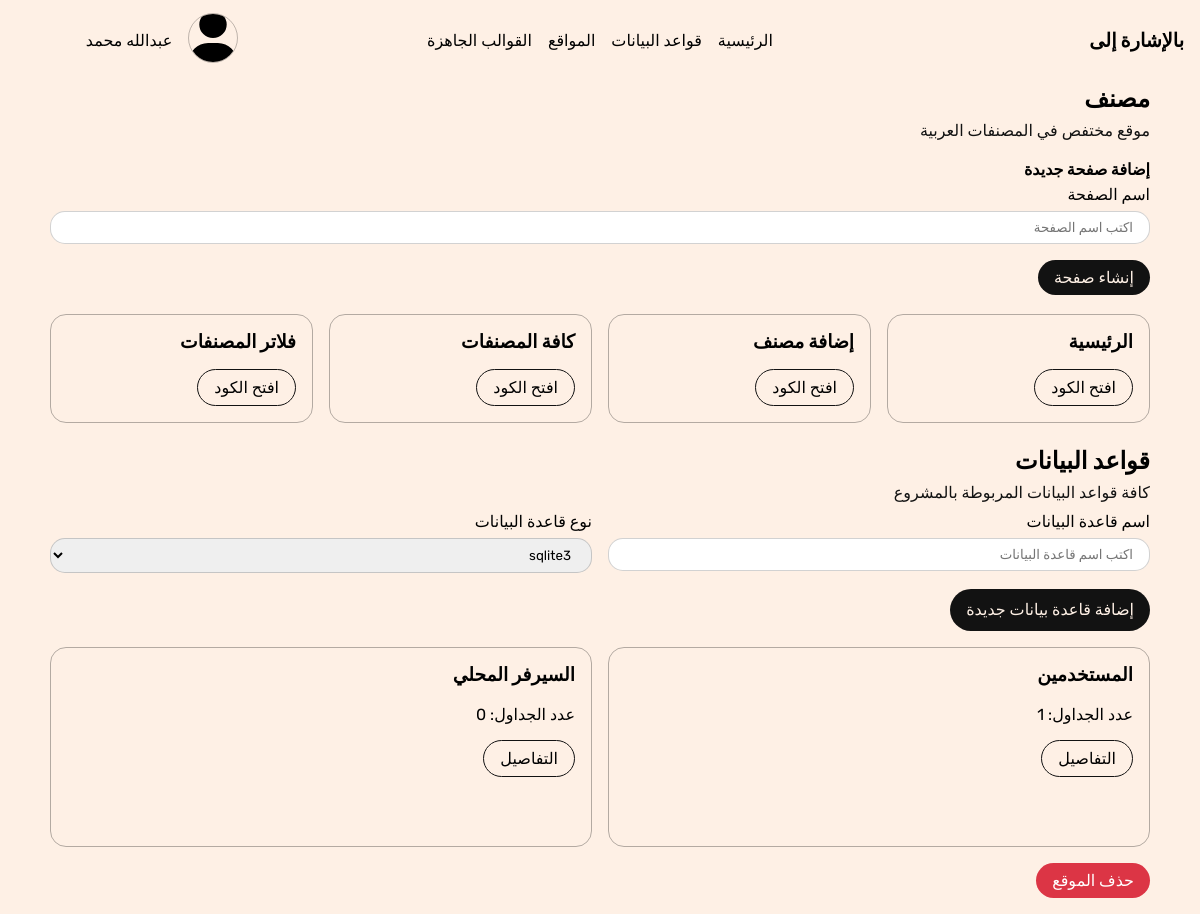
/websites/1/, run on the app's committed database.
### website/models.py (models this page shows, shortened)
class Website(models.Model):
    name = models.CharField(max_length=255, verbose_name="اسم الموقع")
    description = models.TextField(verbose_name="الوصف", blank=True, null=True)
    tool = models.ForeignKey(Tool, on_delete=models.SET_NULL, blank=True, null=True, verbose_name="اللغة / إطار العمل")
    date_created = models.DateTimeField(null=True, blank=True, verbose_name="تاريخ الإنشاء", auto_now_add=True)
    class Meta:
        verbose_name = 'موقع'
        verbose_name_plural = "المواقع"

class WebsitePage(models.Model):
    website = models.ForeignKey(Website, on_delete=models.CASCADE, verbose_name="الموقع", related_name='pages')
    name = models.CharField(max_length=250, verbose_name="اسم الصفحة")
    html = models.TextField(verbose_name="html", null=True, blank=True)
    css = models.TextField(verbose_name="css", null=True, blank=True)
    js = models.TextField(verbose_name="js", null=True, blank=True)
    class Meta:
        verbose_name =  "صفحة موقع"
        verbose_name_plural =  "صفحات المواقع"

class Database(models.Model):
    website = models.ForeignKey(Website, related_name='databases', on_delete=models.CASCADE)
    name = models.CharField(max_length=200, verbose_name="اسم قاعدة البيانات")
    db_type = models.ForeignKey(DBType, on_delete=models.CASCADE)
    class Meta:
        verbose_name = 'قاعدة بيانات'
        verbose_name_plural = 'قواعد البيانات'

### website/views.py (the view)
# urls.py: path('<int:id>/', website_details, name='website-details'),
def website_details(request, id):
    website = Website.objects.get(id=id)
    db_types = DBType.objects.filter(tool=website.tool)
    context = {
        'website': website,
        'db_types': db_types,
    }
    return render(request, 'website-details.html', context)

### templates/website-details.html (shortened to what this page needs)
{% extends 'base.html' %}
{% load static %}
{% block stylesheets %}
    <link rel="stylesheet" href="{% static 'css/website-details.css' %}">
{% endblock stylesheets %}
{% block content %}
    <section class="website-pages">
        <div class="container">
            <div class="section__heading">
                <h1 class="section__heading__title">
                    {{website.name}}
                </h1>
                <p class="section__heading__text">
                    {{website.description}}
                </p>
            </div>
            <div class="section__content">
                <h4>إضافة صفحة جديدة</h4>
                <form class="add-page-form">
                    <div class="field">
                        <p>اسم الصفحة</p>
                        <input type="text" name="page-name-input" placeholder="اكتب اسم الصفحة" class="input text-input">
                    </div>
                    <a  class="btn btn-solid-dark btn-add-page">إنشاء صفحة</a>
                </form>
            </div>
            <br>
            <div class="section__content all-pages-grid">
                <div class="grid website-pages-grid">
                    {% if website.pages.all %}
                        {% for page in website.pages.all %}
                        <div class="col page">
                            <h3>{{page.name}}</h3>
                            <a href="#" class="btn btn-outline btn-open-code">افتح الكود</a>
                        </div>
                        {% endfor %}
                    {% else %}
                        <center>
                            <h3>لا يوجد صفحات لعرضها</h3>
                        </center>
                    {% endif %}
                </div>
            </div>
        </div>
    </section>
    <br>
    <section>
        <div class="container">
            <div class="section__heading">
                <h1 class="section__heading__title">قواعد البيانات</h1>
                <p class="section__heading__text">كافة قواعد البيانات المربوطة بالمشروع</p>
                <div class="add-database-form">
                    <form method="POST">
                        <div class="field">
                            <p>اسم قاعدة البيانات</p>
                            <input type="text" class="text-input input" placeholder="اكتب اسم قاعدة البيانات" name="db-name-input">
                        </div>
                        <div class="field">
                            <p>نوع قاعدة البيانات</p>
                            <select name="db-type-input" id="db-type-input">
                                {% for type in db_types %}
                                    <option value="{{type.id}}">{{type.name}}</option>
                                {% endfor %}
                            </select>
                        </div>
                    </form>
                </div>
                <a class="btn btn-solid-dark btn-add-db">إضافة قاعدة بيانات جديدة</a>
            </div>
            <div class="section__content">
                <div class="grid website-databases">
                    {% for db in website.databases.all %}
                    <div class="col database">
                        <h3>
                            {{db.name}}
                        </h3>
                        <br>
                        <p>
                            عدد الجداول:
                            <span>
                                {{db.tables.count}}
                            </span>
                        </p>
                        <a href="{% url 'website:db-details' db.id %}" class="btn btn-outline btn-open-code">التفاصيل</a>
                    </div>
                    {% endfor %}
                </div>
            </div>
        </div>
    </section>
    <section>
        <div class="container">
            <a href="{% url 'website:del-website' website.id %}" class="btn btn-solid-danger">حذف الموقع</a>
        </div>
    </section>
    {% endblock content %}

### project/static/css/main.css (style rules this page uses)
* { padding: 0; margin:0; box-sizing: border-box; font-family: "Rubik", sans-serif; }
a { color: #000; text-decoration: none; }
.container { margin: 0 auto; }
body { overflow-x: hidden; background-color: #fef0e5; margin-bottom: 1rem; }
section .section__heading { line-height: 1.6; margin-bottom: 1rem }
section .section__heading .section__heading__text { color: #121212; }
.grid { display: grid; grid-template-columns: repeat(auto-fit, minmax(250px, 1fr)); gap: 1rem; }
.grid .col { min-height: 200px; border-radius: 1rem; border: 1px solid #12121250; padding: 1rem; }
.btn { display: block; width: fit-content; padding: .5rem 1rem; border-radius: 2rem; margin-top: 1rem; outline: none; border: none; cursor: pointer; }
.btn-outline { border: 1px solid #121212; }
.btn-solid-danger { background: #dc3545; color: #ffffff; }
.btn-solid-dark { background: #121212; color: #fef0e5; }
.text-input { padding: .5rem 1rem; border-radius: 15px; outline: none; border: 1px solid #12121230; }
input { display: block; }
select { padding: .5rem 1rem ; border-radius: 15px; border: 1px solid #12121230; outline: none; }
@media (min-width: 1200px) { .container { width: 1100px; } }

### project/static/css/website-details.css (style rules this page uses)
.website-pages-grid .col { min-height: 100px; }
.add-page-form .field { line-height: 2; }
.add-page-form .input { width: 100%; }
.add-database-form form { display: flex; justify-content: space-between; width: 100%; flex-wrap: wrap; gap: 1rem; }
.add-database-form .field { line-height: 2; flex: 1; }
.add-database-form .input, .add-database-form select { width: 100%; max-width: 100%; }

### data on the page
Website: name "مصنف", description "موقع مختفص في المصنفات العربية"
WebsitePage: name "الرئيسية"
WebsitePage: name "إضافة مصنف"
WebsitePage: name "كافة المصنفات"
WebsitePage: name "فلاتر المصنفات"
Database: name "المستخدمين", tables.count "1"
Database: name "السيرفر المحلي", tables.count "0"

### other printed values
form field db-type-input "sqlite3"
